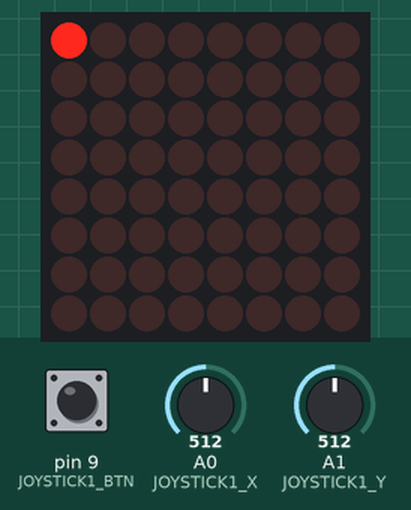
The sketch below on a simulated Arduino Uno, built with avr-gcc and run on an emulated ATmega328P. On the bench: 8×8 LED matrix. The inputs (shaded band) are chosen by the test bench; at power-on: A0 (JOYSTICK1_X) = 512, A1 (JOYSTICK1_Y) = 512, pin 9 (JOYSTICK1_BTN) HIGH.

Above: at 1.2 s.
1.3 s: A0 (JOYSTICK1_X) set to 523
2.8 s: A0 (JOYSTICK1_X) set to 539
At 4.1 s:
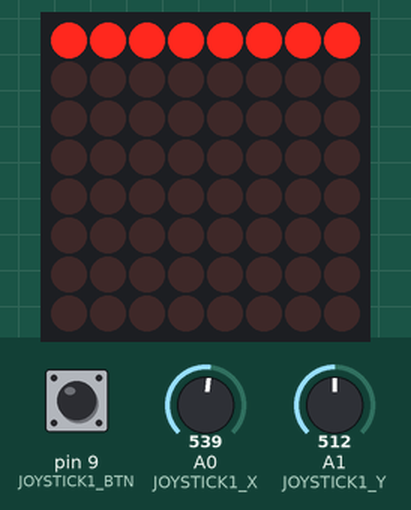
4.7 s: A1 (JOYSTICK1_Y) set to 538
At 6.0 s:
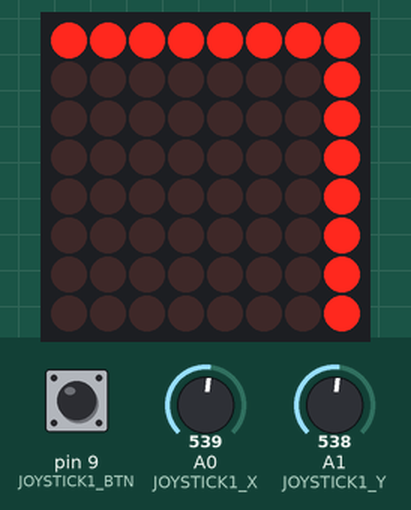
6.6 s: pin 9 (JOYSTICK1_BTN) pulled LOW for 0.15 s
At 7.3 s:
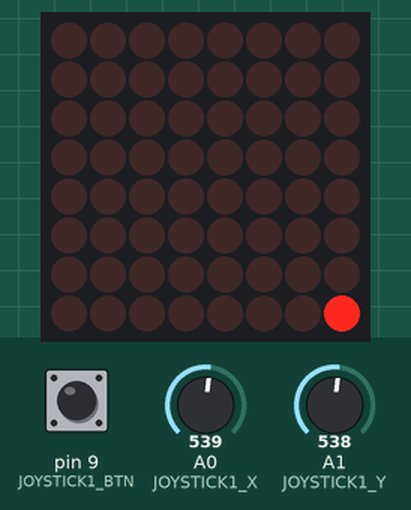
8.2 s: A1 (JOYSTICK1_Y) set to 511
At 9.4 s:
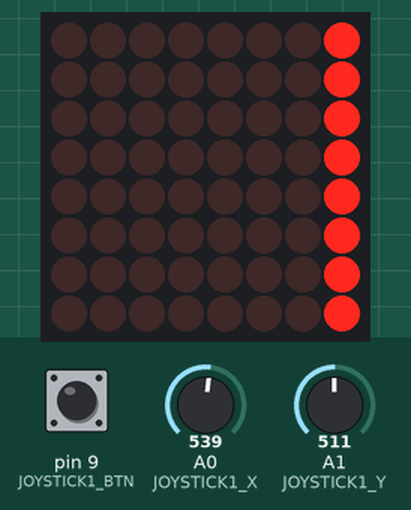
10.1 s: pin 9 (JOYSTICK1_BTN) pulled LOW for 1 s
At 10.7 s:
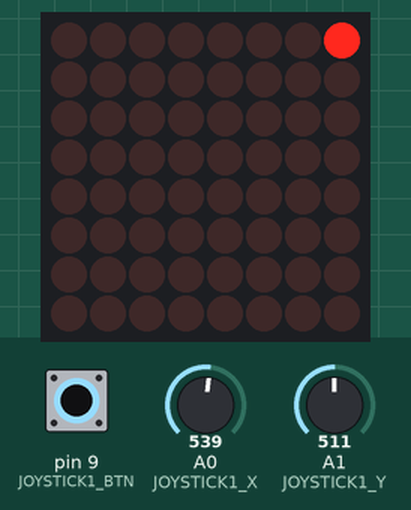
Timing chart, 0 to 13.1 s (numbered marks = the images above; inputs shaded):
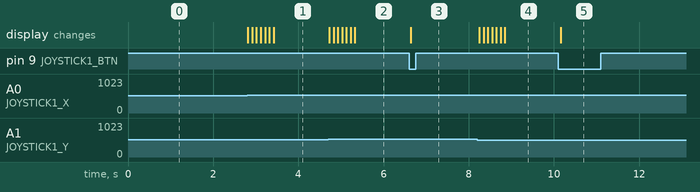

The sketch:

max_7219_dot_matrix_paint_dots.ino
```cpp
#include <LedControl.h>

#define JOYSTICK1_X A0
#define JOYSTICK1_Y A1
#define JOYSTICK1_BTN 9

LedControl lc = LedControl(12, 10, 11, 1);

short dot1[2] = {
  0,
  0
};

void setup() {
  // initialize serial communications
  Serial.begin(9600);

  // initialize the led dot matrix
  lc.shutdown(0, false);
  lc.setIntensity(0, 8);
  lc.clearDisplay(0);

  // assign joystick pins
  pinMode(JOYSTICK1_X, INPUT);
  pinMode(JOYSTICK1_Y, INPUT);
  pinMode(JOYSTICK1_BTN, INPUT_PULLUP);

  // initial draw of dot
  lc.setLed(0, dot1[0], dot1[1], true);
}

void paintScreen() {
    lc.setLed(0, dot1[0], dot1[1], true);
}

void drawDot1(const short row, const short col) {
  bool isUpdateScreen = false;

  if (row >= 0 && row <= 7) {
    isUpdateScreen = true;
    dot1[0] = row;
  }

  if (col >= 0 && col <= 7) {
    isUpdateScreen = true;
    dot1[1] = col;
  }

  if (isUpdateScreen) {
    paintScreen();
  }
}

void readJoystick1() {
  const int readJoystick1X = analogRead(JOYSTICK1_X);
  const int readJoystick1Y = analogRead(JOYSTICK1_Y);
  const int readJoystick1Btn = digitalRead(JOYSTICK1_BTN);

  if (readJoystick1Btn == 0) {
    lc.clearDisplay(0);
  }

  if (readJoystick1X > 530) {
    drawDot1(dot1[0], dot1[1]+1);
  } else if (readJoystick1X < 515) {
    drawDot1(dot1[0], dot1[1]-1);
  }

  if (readJoystick1Y > 530) {
    drawDot1(dot1[0]+1, dot1[1]);
  } else if (readJoystick1Y < 515) {
    drawDot1(dot1[0]-1, dot1[1]);
  }
}

void loop() {
  readJoystick1();
  delay(100);
}
```

Measured:
- the behaviour switches between 530 and 531 on A0 (JOYSTICK1_X) (found by bisection; images 0 and 1)
- the behaviour switches between 530 and 531 on A1 (JOYSTICK1_Y) (found by bisection; images 1 and 2)
- after the input at 1.3 s, every drawn part: stays the same
- after the input at 2.8 s, the display: first changes at once (image 1 shows a later state)
- after the input at 4.7 s, the display: first changes at once (image 2 shows a later state)
- after the input at 6.6 s, the display: changes at once (image 3)
- after the input at 8.2 s, the display: first changes after 0.05 s (image 4 shows a later state)
- after the input at 10.1 s, the display: changes after 0.06 s (image 5)
